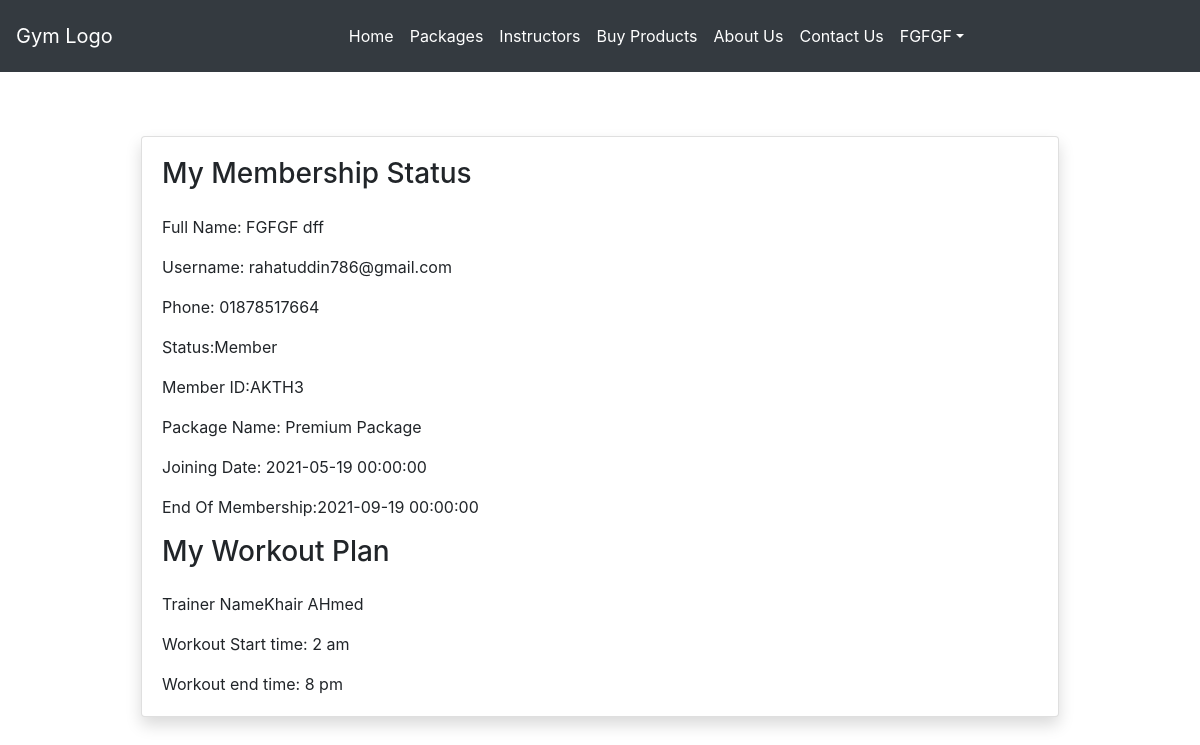
The app's page /membership.php (signed in) with its own data.
### tables this page shows
CREATE TABLE `users` (
  `user_id` int(11) NOT NULL,
  `fname` varchar(100) NOT NULL,
  `lame` varchar(100) NOT NULL,
  `gender` varchar(1) NOT NULL,
  `age` int(11) NOT NULL,
  `username` varchar(100) NOT NULL,
  `password` varchar(100) NOT NULL,
  `address` varchar(200) NOT NULL,
  `phone_num` varchar(11) NOT NULL
);

CREATE TABLE `members` (
  `member_id` int(11) NOT NULL,
  `name` varchar(200) NOT NULL,
  `weight` float NOT NULL,
  `joining_date` datetime NOT NULL DEFAULT current_timestamp(),
  `end_of_membership` datetime NOT NULL,
  `membership_id` int(11) NOT NULL,
  `user_id` int(11) NOT NULL,
  `picture` varchar(100) NOT NULL
);

CREATE TABLE `membershiptype` (
  `membership_id` int(11) NOT NULL,
  `type_name` varchar(100) NOT NULL,
  `membership_period` int(11) NOT NULL,
  `amount` decimal(10,0) NOT NULL,
  `user_id` int(11) NOT NULL,
  `sign_up_date` datetime NOT NULL
);

### php-functions/php_query_functions.php (called while the page is built, shortened)
<?php
function PullData($con, $table, $columns, $condition, $oparator)
{
    $sql = "SELECT {$columns} FROM {$table}";
    $where_cls = "";
    if (is_array($condition)) {
        $where_cls = "where ";
        $and = "";
        foreach ($condition as $key => $val) {
            $where_cls .= "" . $and . " " . $key . "=" ."'$val'". " ";
            $and = $oparator;
        }
    }
    $sql .= " " . $where_cls;
    $result = $con->query($sql);
    return $result;
}
?>

### membership.php (the view, shortened to what this page needs)
<!doctype html>
<html lang="en">
<head>
    <link rel="stylesheet" href="https://stackpath.bootstrapcdn.com/bootstrap/4.3.1/css/bootstrap.min.css">
    <link rel="stylesheet" href="https://maxcdn.bootstrapcdn.com/font-awesome/4.7.0/css/font-awesome.min.css">
</head>
<body>
    <?php
    include('php-layout-files/navbar.php')
    ?>
    <?php
    include('php-functions/db_connection.php');
    include('php-functions/php_query_functions.php');
    $uid = $_SESSION['user_id'];
    $condition = array(
        'user_id' => $uid
    );
    $result = PullData($con, 'users', '*', $condition, 'and');
    $row = mysqli_fetch_array($result);
    $sql = "SELECT membershiptype.type_name as type_name, members.member_id as id, members.joining_date as jdate, members.end_of_membership as enddate FROM `members` ,membershiptype WHERE members.user_id='$uid' and members.membership_id=membershiptype.membership_id and membershiptype.user_id='$uid'";
    $row2 = $con->query($sql);
    if (mysqli_num_rows($row2) > 0) {
        $row2 = mysqli_fetch_array($row2);
        $status = true;
    } else {
        $status = false;
    }
    $sql = "SELECT instructors.name as name ,workoutplans.workout_time as stime ,workoutplans.workout_end_time as etime FROM `workoutplans`,instructors,membershiptype WHERE workoutplans.instructor_id=instructors.instructor_id and workoutplans.member_id=membershiptype.membership_id AND membershiptype.user_id='$uid'  order by workoutplans.plan_id DESC LIMIT 1";
    $row3 = $con->query($sql);
    if (mysqli_num_rows($row3) > 0) {
        $row3 = mysqli_fetch_array($row3);
        $plan = true;
    } else {
        $plan = false;
    }
    ?>
    <section class="about-us">
        <div class="container mt-5">
            <div class="row mt-5">
                <div class="col-md-10 mx-auto p-3">
                    <div class="card shadow">
                        <div class="card-body">
                            <h3 class="mb-4">My Membership Status</h3>
                            <p class="card-text">Full Name: <?php echo $row['fname'] . " " . $row['lame']   ?></p>
                            <p class="card-text">Username: <?php echo $row['username'] ?></p>
                            <p class="card-text">Phone: <?php echo $row['phone_num'] ?></p>
                            <?php if ($status) {
                            ?>
                                <p class="card-text">Status:Member</p>
                                <p class="card-text">Member ID:AKTH<?php echo $row2['id'] ?></p>
                                <p class="card-text">Package Name: <?php echo $row2['type_name'] ?></p>
                                <p class="card-text">Joining Date: <?php echo $row2['jdate'] ?></p>
                                <p class="card-text">End Of Membership:<?php echo $row2['enddate'] ?></p>
                            <?php
                            } else {
                            ?>
                                <p class="card-text">Status:Not a Member</p>
                            <?php
                            }
                            ?>
                            <h3 class="mb-4">My Workout Plan</h3>
                            <?php if ($plan) {
                            ?>
                                <p class="card-text">Trainer Name<?php echo $row3['name'] ?></p>
                                <p class="card-text">Workout Start time: <?php echo $row3['stime'] ?> am</p>
                                <p class="card-text">Workout end time: <?php echo $row3['etime'] ?> pm</p>
                            <?php
                            } else {
                            ?>
                                <p class="card-text">No Current Workout Plan</p>
                            <?php
                            }
                            ?>
                        </div>
                    </div>
                </div>
            </div>
        </div>
    </section>
</body>
</html>

### php-layout-files/navbar.php (shortened to what this page needs)
<nav class="navbar navbar-expand-sm navbar-dark bg-dark">
    <a class="navbar-brand" href="#">Gym Logo</a>
    <div class="collapse navbar-collapse" id="collapsibleNavId">
        <ul class="navbar-nav mx-auto py-2">
            <li class="nav-item ">
                <a class="nav-link text-white" href="index.php">Home</a>
            </li>
            <?php if (isset($_SESSION['user_id'])) {
            ?>
                <li class="nav-item">
                    <a class="nav-link text-white" href="packages.php">Packages</a>
                </li>
                <li class="nav-item">
                    <a class="nav-link text-white" href="instructors.php">Instructors</a>
                </li>
            <?php
            } ?>
            <li class="nav-item">
                <a class="nav-link text-white" href="gym-products.php">Buy Products</a>
            </li>
            <li class="nav-item">
                <a class="nav-link text-white" href="about-us.php">About Us</a>
            </li>
            <li class="nav-item">
                <a class="nav-link text-white" href="contact-us.php">Contact Us</a>
            </li>
            <?php if (isset($_SESSION['user_id'])) {
            ?>
                <li class="nav-item dropdown">
                    <a class="nav-link dropdown-toggle text-white"  href="#" id="dropdownId" data-toggle="dropdown" aria-haspopup="true" aria-expanded="false"><?php echo $_SESSION['name'] ?></a>
                </li>
            <?php
            } ?>
        </ul>
    </div>
</nav>

### records on screen
users: fname "FGFGF", lame "dff", username "rahatuddin786@gmail.com", phone_num "01878517664"
members: member_id "3", membership.type_name "Premium Package", joining_date "2021-05-19 00:00:00", end_of_membership "2021-09-19 00:00:00"

### other values on screen
$_SESSION['name'] "FGFGF"
$row3['name'] "Khair AHmed"
$row3['stime'] "2"
$row3['etime'] "8"
